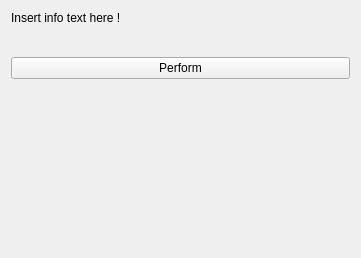
<?xml version="1.0" encoding="UTF-8"?>
<ui version="4.0">
 <class>QmitkTrackingSourcesCheckBoxPanelWidgetControls</class>
 <widget class="QWidget" name="QmitkTrackingSourcesCheckBoxPanelWidgetControls">
  <property name="geometry">
   <rect>
    <x>0</x>
    <y>0</y>
    <width>361</width>
    <height>258</height>
   </rect>
  </property>
  <property name="windowTitle">
   <string>Form</string>
  </property>
  <layout class="QVBoxLayout" name="verticalLayout">
   <item>
    <widget class="QLabel" name="m_InfoLabel">
     <property name="minimumSize">
      <size>
       <width>0</width>
       <height>20</height>
      </size>
     </property>
     <property name="maximumSize">
      <size>
       <width>16777215</width>
       <height>30</height>
      </size>
     </property>
     <property name="text">
      <string>Insert info text here !</string>
     </property>
     <property name="alignment">
      <set>Qt::AlignLeading|Qt::AlignLeft|Qt::AlignTop</set>
     </property>
    </widget>
   </item>
   <item>
    <layout class="QHBoxLayout" name="horizontalLayout">
     <item>
      <layout class="QGridLayout" name="m_GridLayout"/>
     </item>
     <item>
      <spacer name="horizontalSpacer">
       <property name="orientation">
        <enum>Qt::Horizontal</enum>
       </property>
       <property name="sizeHint" stdset="0">
        <size>
         <width>40</width>
         <height>20</height>
        </size>
       </property>
      </spacer>
     </item>
    </layout>
   </item>
   <item>
    <widget class="QPushButton" name="m_ActionButton">
     <property name="text">
      <string>Perform</string>
     </property>
    </widget>
   </item>
   <item>
    <spacer name="verticalSpacer">
     <property name="orientation">
      <enum>Qt::Vertical</enum>
     </property>
     <property name="sizeHint" stdset="0">
      <size>
       <width>20</width>
       <height>40</height>
      </size>
     </property>
    </spacer>
   </item>
  </layout>
 </widget>
 <resources/>
 <connections/>
</ui>
